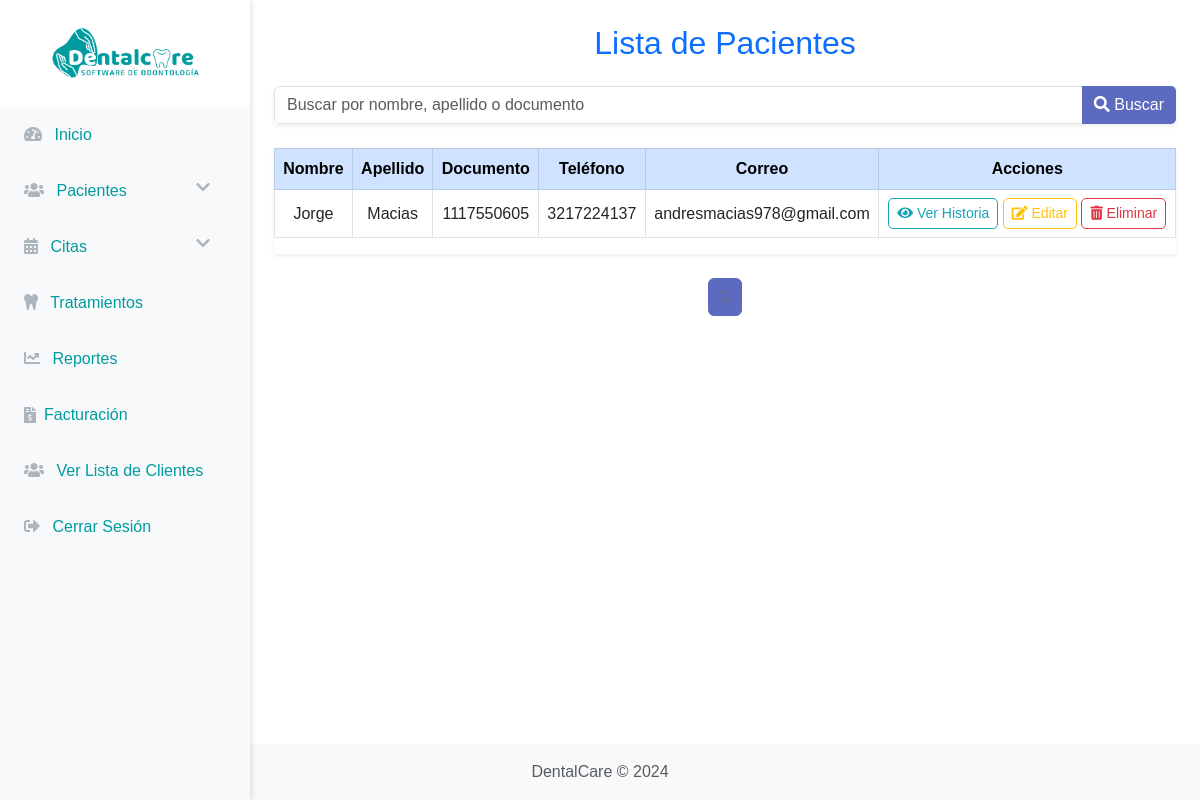
The app's page /pacientes/ with its own data.
### gestion/models.py (models this page shows, shortened)
class Paciente(models.Model):
    nombre = models.CharField(max_length=100)
    apellido = models.CharField(max_length=100, default="Sin apellido")
    documento = models.CharField(max_length=20)
    fecha_nacimiento = models.DateField()
    telefono = models.CharField(max_length=15)
    correo = models.EmailField()
    direccion = models.CharField(max_length=255)
    ciudad = models.CharField(max_length=100)
    email = models.EmailField(max_length=254, blank=True, null=True)
    tipo_sangre = models.CharField(
        max_length=3,
        choices=[
            ('O+', 'O+'), ('O-', 'O-'),
            ('A+', 'A+'), ('A-', 'A-'),
            ('B+', 'B+'), ('B-', 'B-'),
            ('AB+', 'AB+'), ('AB-', 'AB-')
        ]
    )
    alergias = models.TextField(blank=True, null=True)
    enfermedades = models.TextField(blank=True, null=True)
    medicacion = models.TextField(blank=True, null=True)
    fecha_registro = models.DateField(default=timezone.now)
    foto = models.ImageField(upload_to='fotos_pacientes/', blank=True, null=True)

### gestion/views.py (the view)
# urls.py: path('pacientes/', views.lista_pacientes, name='lista_pacientes'),
def lista_pacientes(request):
    pacientes = Paciente.objects.all().order_by('nombre')  # Ordenar por el campo 'nombre' o por cualquier otro campo relevante
    paginator = Paginator(pacientes, 10)  # Mostrar 10 pacientes por página
    page_number = request.GET.get('page')
    pacientes_page = paginator.get_page(page_number)
    return render(request, 'gestion/lista_pacientes.html', {'pacientes': pacientes_page})

### gestion/templates/gestion/lista_pacientes.html (shortened to what this page needs)
{% extends 'gestion/base.html' %}
{% block content %}
<div class="container mt-4">
    <div class="row">
        <div class="col-md-12">
            <h2 class="text-center text-primary mb-4">Lista de Pacientes</h2>
            <form method="GET" class="mb-4">
                <div class="input-group shadow-sm">
                    <input type="text" name="search" class="form-control" placeholder="Buscar por nombre, apellido o documento" value="{{ request.GET.search }}">
                    <button class="btn btn-primary" type="submit">
                        <i class="fas fa-search"></i> Buscar
                    </button>
                </div>
            </form>
            <div class="table-responsive shadow-sm">
                <table class="table table-hover table-bordered">
                    <thead class="table-primary">
                        <tr class="text-center">
                            <th>Nombre</th>
                            <th>Apellido</th>
                            <th>Documento</th>
                            <th>Teléfono</th>
                            <th>Correo</th>
                            <th>Acciones</th>
                        </tr>
                    </thead>
                    <tbody>
                        {% for paciente in pacientes %}
                        <tr class="text-center">
                            <td>{{ paciente.nombre }}</td>
                            <td>{{ paciente.apellido }}</td>
                            <td>{{ paciente.documento }}</td>
                            <td>{{ paciente.telefono }}</td>
                            <td>{{ paciente.correo }}</td>
                            <td>
                                <div class="d-grid gap-2 d-md-block">
                                    <a href="{% url 'ver_historia_paciente' paciente.id %}" class="btn btn-outline-info btn-sm">
                                        <i class="fas fa-eye"></i> Ver Historia
                                    </a>
                                    <a href="{% url 'editar_paciente' paciente.id %}" class="btn btn-outline-warning btn-sm">
                                        <i class="fas fa-edit"></i> Editar
                                    </a>
                                    <button type="button" class="btn btn-outline-danger btn-sm" onclick="confirmDeletion({{ paciente.id }}, '{{ paciente.nombre }} {{ paciente.apellido }}')">
                                        <i class="fas fa-trash-alt"></i> Eliminar
                                    </button>
                                </div>
                            </td>
                        </tr>
                        {% empty %}
                        <tr>
                            <td colspan="6" class="text-center text-muted">No hay pacientes registrados o no se encontraron resultados para tu búsqueda.</td>
                        </tr>
                        {% endfor %}
                    </tbody>
                </table>
            </div>
            <div class="d-flex justify-content-center mt-4">
                <nav aria-label="Page navigation">
                    <ul class="pagination">
                        {% for page_num in pacientes.paginator.page_range %}
                        <li class="page-item {% if pacientes.number == page_num %}active{% endif %}">
                            <a class="page-link" href="?page={{ page_num }}&search={{ request.GET.search }}">{{ page_num }}</a>
                        </li>
                        {% endfor %}
                    </ul>
                </nav>
            </div>
        </div>
    </div>
</div>
{% endblock content %}

### static/css/style.css (style rules this page uses)
.table td, .table th { vertical-align: middle; text-align: center; }
.btn { border-radius: 5px; }
body { background-color: #ffffff; }

### gestion/templates/gestion/lista_pacientes.html (style rules this page uses)
.btn-outline-info { border-color: #17a2b8; color: #17a2b8; }
.btn-outline-warning { border-color: #ffc107; color: #ffc107; }
.btn-outline-danger { border-color: #dc3545; color: #dc3545; }
.pagination .page-item.active .page-link { background-color: #5C6BC0; border-color: #5C6BC0; }
.pagination .page-link { color: #6c757d; }

### gestion/templates/gestion/base.html (style rules this page uses)
.btn-primary { background-color: #5C6BC0; border: none; }
body { font-family: 'Helvetica', sans-serif; }
body { display: flex; flex-direction: column; min-height: 100vh; }

### records on screen
Paciente: nombre "Jorge", apellido "Macias", documento "1117550605", telefono "3217224137", correo "andresmacias978@gmail.com"
